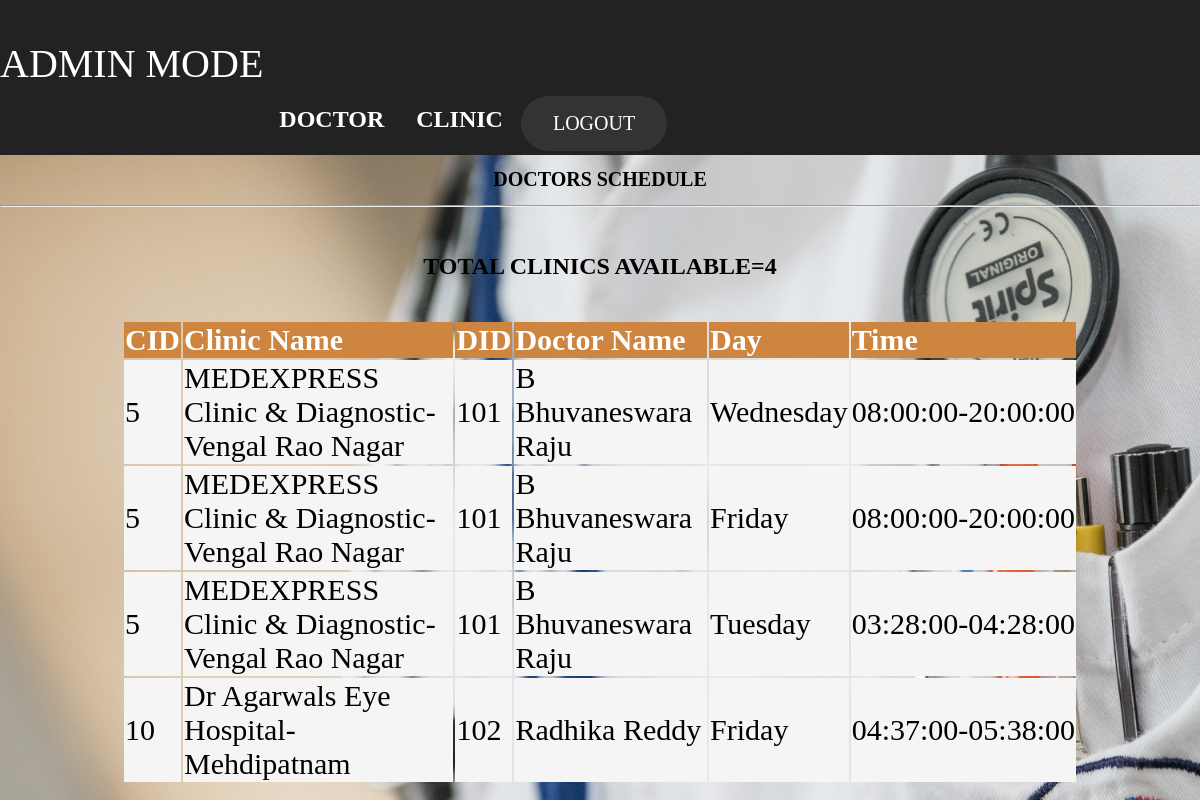
/DoctorSchedule.php, run on the app's committed database.
### tables this page shows
CREATE TABLE `doctor_available` (
  `CID` int(11) NOT NULL,
  `DID` int(11) NOT NULL,
  `day` varchar(20) NOT NULL,
  `starttime` time NOT NULL,
  `endtime` time NOT NULL
);

CREATE TABLE `clinic` (
  `CID` int(11) NOT NULL,
  `name` varchar(30) NOT NULL,
  `address` varchar(30) NOT NULL,
  `town` varchar(20) NOT NULL,
  `city` varchar(20) NOT NULL,
  `contact` varchar(10) NOT NULL
);

CREATE TABLE `doctor` (
  `DID` int(11) NOT NULL,
  `name` varchar(30) NOT NULL,
  `gender` varchar(10) NOT NULL,
  `dob` date NOT NULL,
  `experience` varchar(30) NOT NULL COMMENT '(years)',
  `specialisation` varchar(30) NOT NULL,
  `contact` varchar(10) NOT NULL,
  `address` varchar(40) NOT NULL,
  `username` varchar(30) NOT NULL,
  `password` varchar(20) NOT NULL,
  `region` varchar(20) NOT NULL
);

### DoctorSchedule.php (the view, shortened to what this page needs)
<html>
<head>
<link rel="stylesheet" href="adminmain.css">
</head>
<body style="background-image: url(Images/Pic10.jpg);">
    <ul>
            <li class="dropdown"><p style="font-family: cursive;font-size: 40px;color: white;">ADMIN MODE</p></li>
            <br>
            <h2>
                <li class="dropdown">
                    <br><br>
                    <a class="dropbtn" style="font-family: cursive;">DOCTOR</a>
                </li>
                <li class="dropdown">
                    <br><br>
                    <a class="dropbtn" style="font-family: cursive;">CLINIC</a>
                </li>
                <li>
                    <br><br>
                    <form method="POST" action="AdminLogin.php">
                        <button type="submit" class="cancelbtn" name="logout" style="float: left;font-size: 20px;font-family: cursive;">LOGOUT</button>
                    </form>
                </li>
            </h2>
        </ul>
        <center>
            <h1 style="font-family:cursive">DOCTORS SCHEDULE</h1><hr>
        <?php
        $conn = mysqli_connect('localhost','root','','appointment');
        $sql="SELECT * FROM doctor_available order by DID,CID ASC";
        $result = mysqli_query($conn,$sql);
        echo "<br><h2>TOTAL CLINICS AVAILABLE=<b>".mysqli_num_rows($result)."</b></h2><br>";
        echo "<table>
        <tr>
        <th>CID</th>
        <th>Clinic Name</th>
        <th>DID</th>
        <th>Doctor Name</th>
        <th>Day</th>
        <th>Time</th>
        </tr>";
        while($row = mysqli_fetch_array($result))
        {
	        $sql1="SELECT * from doctor where DID=".$row["DID"];
	        $result1= mysqli_query($conn,$sql1);
	        while($row1= mysqli_fetch_array($result1))
	        {
	            $sql2="SELECT * from clinic where CID=".$row["CID"];
	            $result2= mysqli_query($conn,$sql2);
	            while($row2= mysqli_fetch_array($result2))
	            {
                    echo "<tr>";
	                echo "<td>" . $row['CID'] . "</td>";
                    echo "<td>" . $row2['name']."-".$row2['town'] . "</td>";
	                echo "<td>" . $row['DID'] . "</td>";
                    echo "<td>" . $row1['name'] . "</td>";
	                echo "<td>" . $row['day'] . "</td>";
                    echo "<td>" . $row['starttime']."-".$row['endtime']. "</td>";
                    echo "</tr>";
	            }
	        }
        }
        echo "</table>";
        ?>
    </body>
</html>

### adminmain.css (style rules this page uses)
body, html { background-color:white; height: 100%; margin: 0; background-position:fixed; background-repeat: no-repeat; background-size: cover; background-attachment:scroll; font-family:verdana; background-attachment: fixed; }
h1 { text-align:center; color:black; font-size:20px; top:30%; }
button { border-radius:32px; background-color: #333; border: none; color: white; padding: 16px 32px; text-align: center; text-decoration: none; display: inline-block; font-size: 20px; margin: 4px 2px; -webkit-transition-duration: 0.4s; transition-duration: 0.4s; cursor: pointer; }
ul { list-style-type: none; margin: 0; padding: 0; overflow: hidden; background-color: #222; }
li { float: left; }
li a, .dropbtn { display: inline-block; color: white; text-align: center; padding: 14px 16px; text-decoration: none; }
li.dropdown { display: inline-block; }

### DoctorSchedule.php (style rules this page uses)
table { width:80%; border-collapse:separate; border: 5px black; padding: 2px; font-size: 30px; font-family: cursive; }
th { border: 2px black; background-color:peru ; color: white; text-align: left; }
tr,td { border: 2px black; background-color: whitesmoke; color:black; }

### data on the page
doctor_available: CID "5", DID "101", day "Wednesday", starttime "08:00:00", endtime "20:00:00"
doctor: name "B Bhuvaneswara Raju"
clinic: name "MEDEXPRESS Clinic & Diagnostic", town "Vengal Rao Nagar"
doctor_available: CID "5", DID "101", day "Friday", starttime "08:00:00", endtime "20:00:00"
doctor_available: CID "5", DID "101", day "Tuesday", starttime "03:28:00", endtime "04:28:00"
doctor_available: CID "10", DID "102", day "Friday", starttime "04:37:00", endtime "05:38:00"
doctor: name "Radhika Reddy"
clinic: name "Dr Agarwals Eye Hospital", town "Mehdipatnam"

### other printed values
mysqli_num_rows($result) "4"
